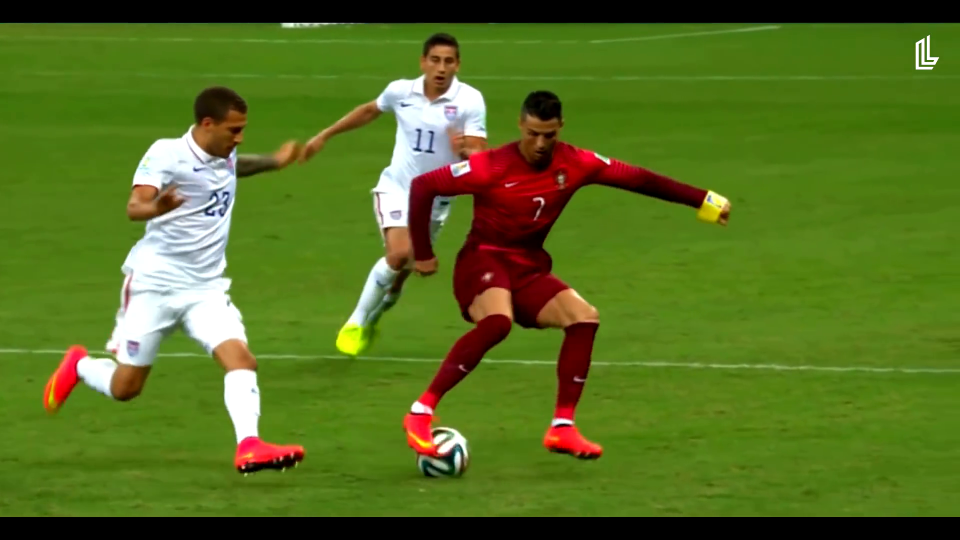
#> input picture frame 24 of image processing codes/KODLAR8_Histogram_Islemleri/KODLAR8_Histogram_Islemleri/Video_Futbol.mp4, 1920 x 1080 px, given in place of Video_Trafic.mp4, which was not available (shown at 1/2 size)
$ python K8_3_3_VIDEO_Histogram_Esitleme_Gray.py
#> lines starting #> are read from the running program, lines starting #| are printed output that depends on the picture; pictures that were not available may be replaced by others from this repository, and a replacement may not be noted
# -*- coding: utf-8 -*-
"""
Created on Tue Mar 26 05:56:01 2024

@author: muozi
"""

import cv2
import numpy as np
from matplotlib import pyplot as plt

# Webcam yakalama
cap = cv2.VideoCapture('Video_Trafic.mp4')

# Plot oluşturma
plt.figure(figsize=(10, 6))
plt.ion()  # Interaktif modu aç

while True:
    # Kare yakalama
    ret, frame = cap.read()
#> frame is the input picture: shape (1080, 1920, 3); mean B, G, R 33.2, 110.6, 86.8

    # Görüntüyü gri seviyeye dönüştür
    gray = cv2.cvtColor(frame, cv2.COLOR_BGR2GRAY)
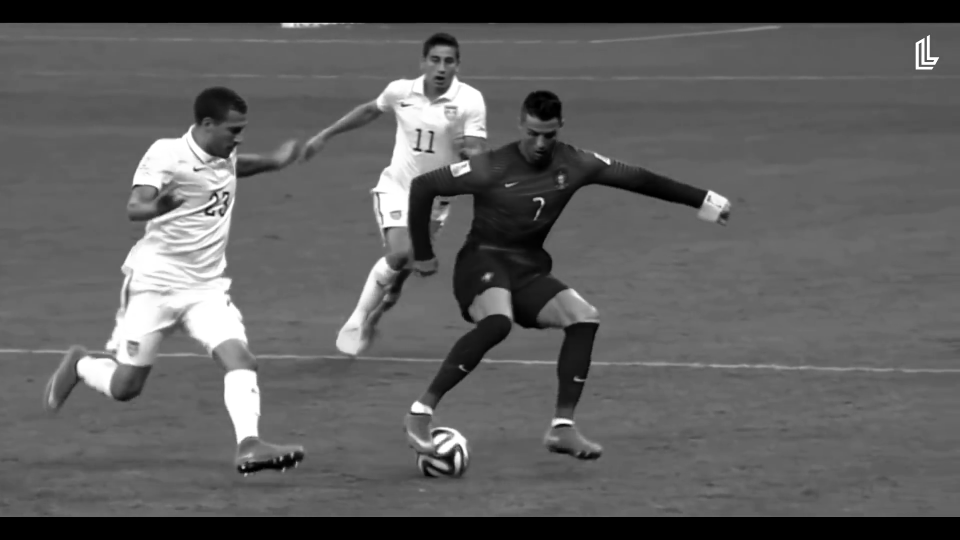
#> gray: shape (1080, 1920) (shown at 1/2 size); min 0, max 255, mean 94.7

    # Histogram eşitleme
    equ = cv2.equalizeHist(gray)
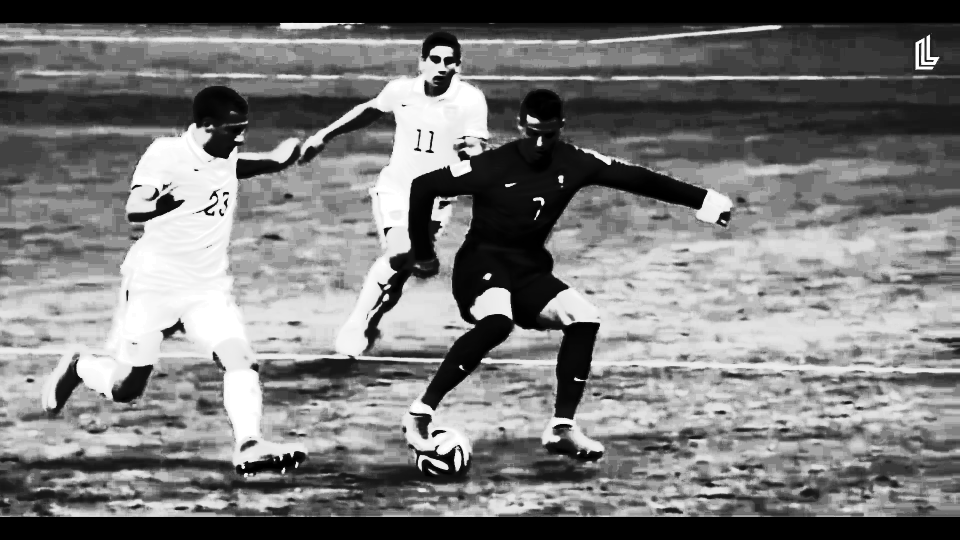
#> equ: shape (1080, 1920) (shown at 1/2 size); min 0, max 255, mean 120.8

    # Histogramları hesapla
    hist_gray = cv2.calcHist([gray], [0], None, [256], [0, 256])
#> hist_gray = 256 values, max 174353 at index 0, min 547 at index 197, mean 8100
    hist_equ = cv2.calcHist([equ], [0], None, [256], [0, 256])
#> hist_equ = 256 values, max 177716 at index 0, min 0 at index 26, mean 8100

    # Plot'u güncelle
    plt.clf()  # Önceki plot'u temizle

    # Orijinal görüntü ve histogram
    plt.subplot(2, 2, 1)
    plt.imshow(cv2.cvtColor(frame, cv2.COLOR_BGR2RGB))
    plt.title('Orjinal Görüntü')

    plt.subplot(2, 2, 2)
    plt.plot(hist_gray, color='b')
    plt.title('Orjinal Görüntü Histogramı')
    plt.xlim([0, 256])

    # Histogram eşitleme sonrası görüntü ve histogram
    plt.subplot(2, 2, 3)
    plt.imshow(cv2.cvtColor(equ, cv2.COLOR_BGR2RGB))
    plt.title('Histogram Eşitleme Sonrası Görüntü')

    plt.subplot(2, 2, 4)
    plt.plot(hist_equ, color='b')
    plt.title('Histogram Eşitleme Sonrası Histogram')
    plt.xlim([0, 256])

    plt.pause(0.01)  # Plot'u güncelle
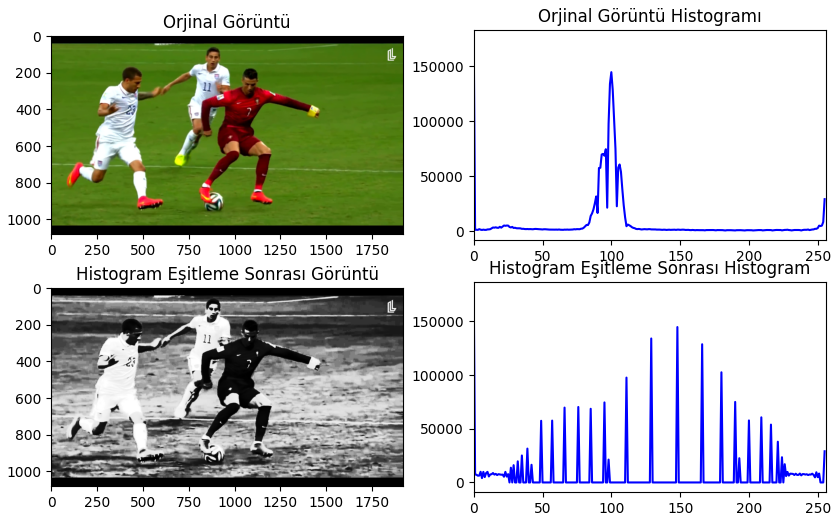
#> figure drawn by matplotlib, 4 panels; panel 2: curve peaks at x = 0, y = 174353; panel 4: curve peaks at x = 0, y = 177716

    # 'q' tuşuna basılırsa döngüden çık
    if cv2.waitKey(1) & 0xFF == ord('q'):
#> (key q is pressed here)
        break

# Yakalama serbest bırakma ve pencereleri kapatma
cap.release()
cv2.destroyAllWindows()

$ run again, starting later in the video
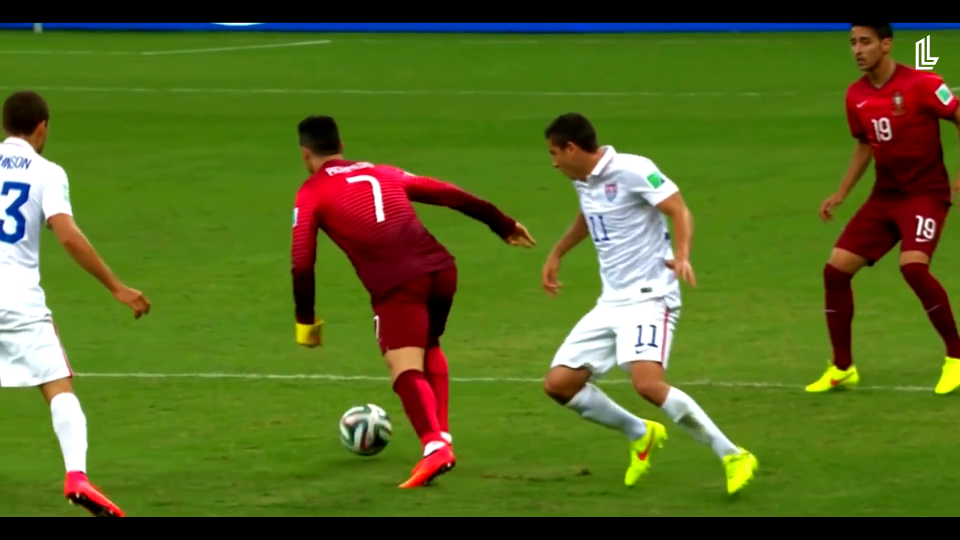
#> input picture frame 108 of image processing codes/KODLAR8_Histogram_Islemleri/KODLAR8_Histogram_Islemleri/Video_Futbol.mp4, 1920 x 1080 px, given in place of Video_Trafic.mp4, which was not available (shown at 1/2 size)
#> frame is the input picture: shape (1080, 1920, 3); mean B, G, R 34.9, 105.6, 87
#> `equ = cv2.equalizeHist(gray)`:
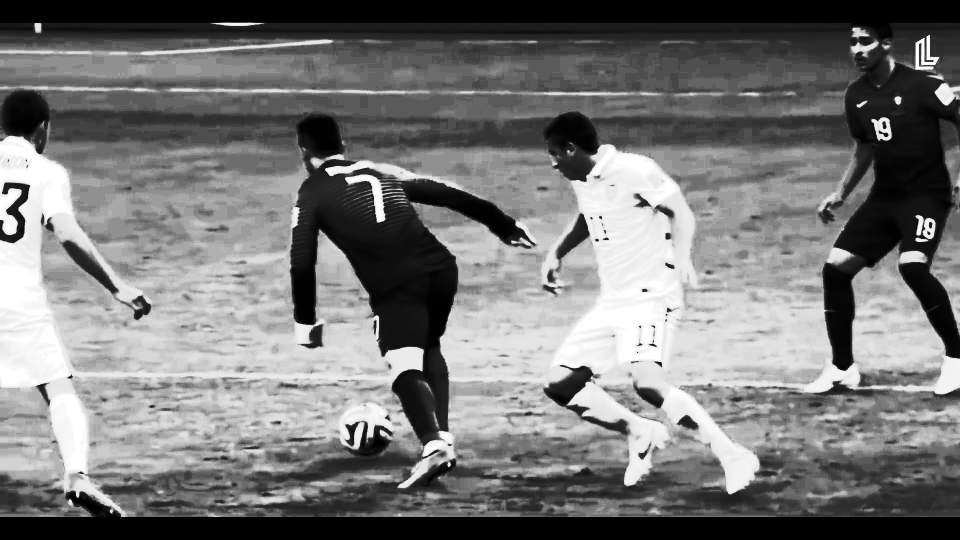
#> equ: shape (1080, 1920) (shown at 1/2 size); min 0, max 255, mean 119.4
#> hist_gray = 256 values, max 174507 at index 0, min 586 at index 190, mean 8100
#> hist_equ = 256 values, max 174507 at index 0, min 0 at index 42, mean 8100
#> `plt.pause(0.01)  # Plot'u güncelle`:
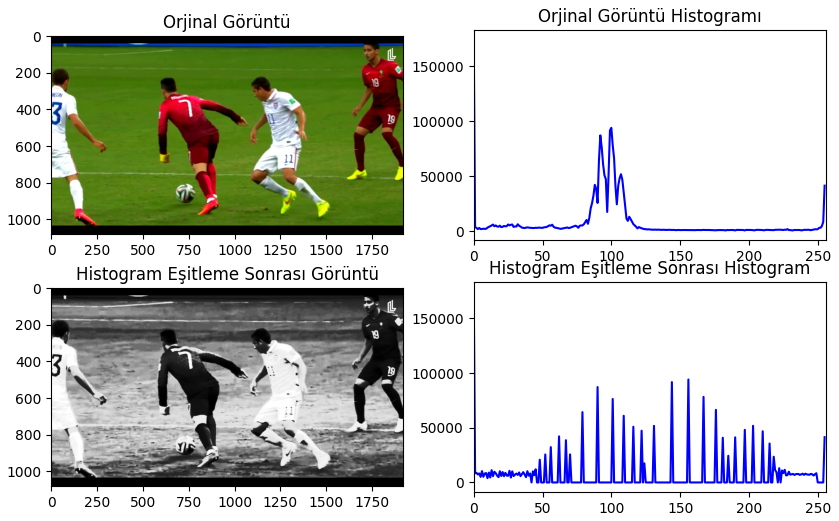
#> figure drawn by matplotlib, 4 panels; panel 2: curve peaks at x = 0, y = 174507; panel 4: curve peaks at x = 0, y = 174507

$ run again, starting later in the video
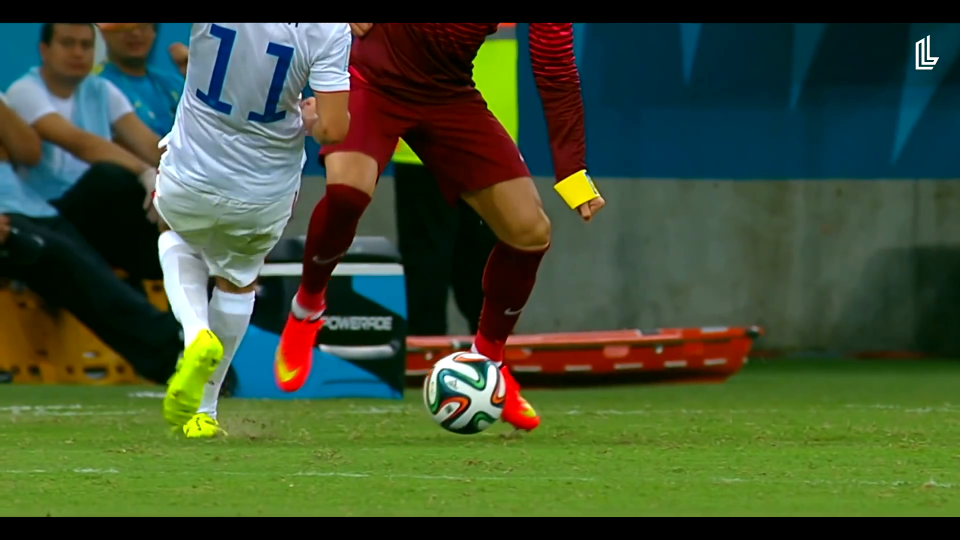
#> input picture frame 193 of image processing codes/KODLAR8_Histogram_Islemleri/KODLAR8_Histogram_Islemleri/Video_Futbol.mp4, 1920 x 1080 px, given in place of Video_Trafic.mp4, which was not available (shown at 1/2 size)
#> frame is the input picture: shape (1080, 1920, 3); mean B, G, R 51.8, 79.8, 64
#> `equ = cv2.equalizeHist(gray)`:
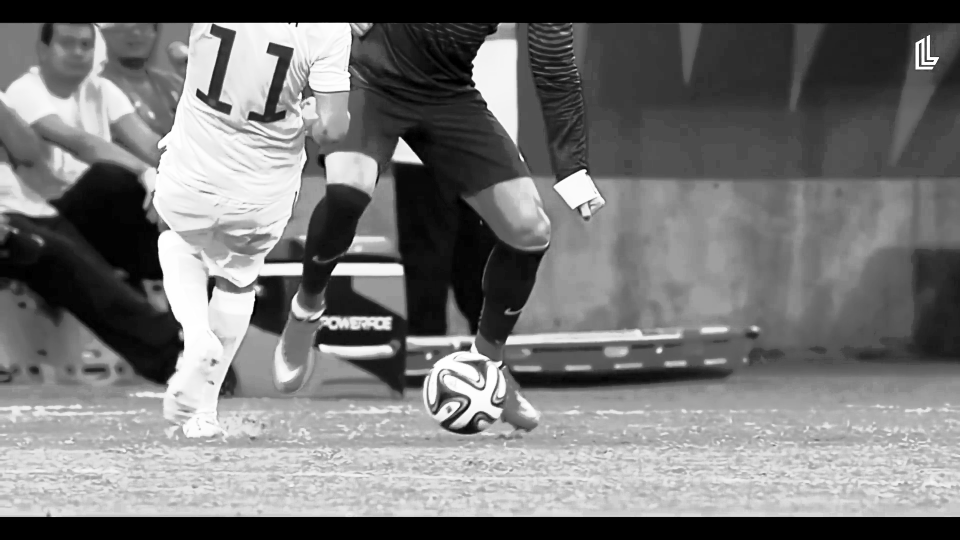
#> equ: shape (1080, 1920) (shown at 1/2 size); min 0, max 255, mean 117.9
#> hist_gray = 256 values, max 172816 at index 0, min 288 at index 237, mean 8100
#> hist_equ = 256 values, max 175449 at index 0, min 0 at index 1, mean 8100
#> `plt.pause(0.01)  # Plot'u güncelle`:
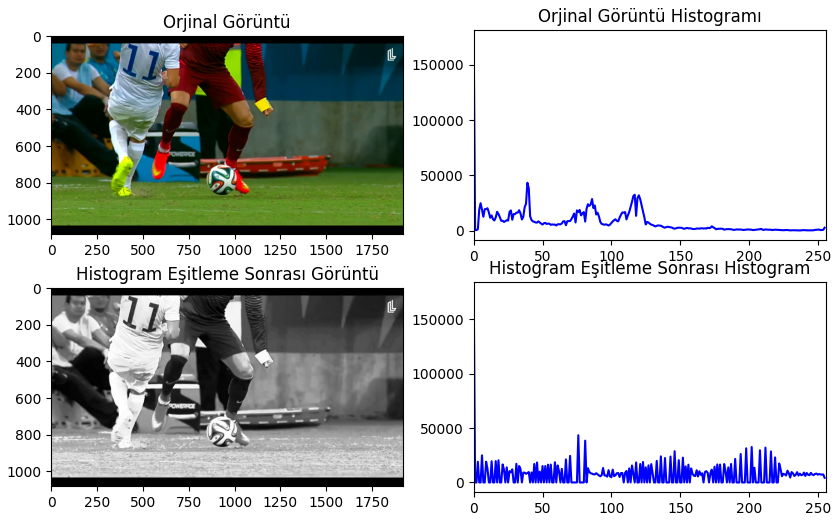
#> figure drawn by matplotlib, 4 panels; panel 2: curve peaks at x = 0, y = 172816; panel 4: curve peaks at x = 0, y = 175449
